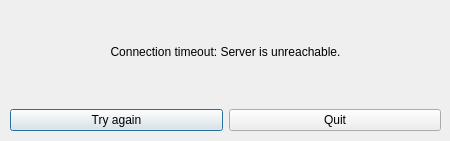
<?xml version="1.0" encoding="UTF-8"?>
<ui version="4.0">
 <class>ServerUnreachable</class>
 <widget class="QDialog" name="ServerUnreachable">
  <property name="geometry">
   <rect>
    <x>0</x>
    <y>0</y>
    <width>450</width>
    <height>141</height>
   </rect>
  </property>
  <property name="windowTitle">
   <string>Dialog</string>
  </property>
  <widget class="QWidget" name="verticalLayoutWidget">
   <property name="geometry">
    <rect>
     <x>10</x>
     <y>0</y>
     <width>431</width>
     <height>131</height>
    </rect>
   </property>
   <layout class="QVBoxLayout" name="verticalLayout">
    <item>
     <widget class="QLabel" name="label">
      <property name="text">
       <string>Connection timeout: Server is unreachable.</string>
      </property>
      <property name="alignment">
       <set>Qt::AlignCenter</set>
      </property>
     </widget>
    </item>
    <item>
     <layout class="QHBoxLayout" name="horizontalLayout">
      <item>
       <widget class="QPushButton" name="pushButton_tryAgain">
        <property name="text">
         <string>Try again</string>
        </property>
       </widget>
      </item>
      <item>
       <widget class="QPushButton" name="pushButton_quit">
        <property name="text">
         <string>Quit</string>
        </property>
       </widget>
      </item>
     </layout>
    </item>
   </layout>
  </widget>
 </widget>
 <resources/>
 <connections/>
</ui>
